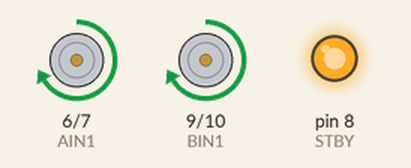
Simulated run of this sketch. Board: Arduino Uno, built with avr-gcc and run on an emulated ATmega328P. Parts: motor-driver pin pairs drawn as motors (green arrow = first pin HIGH = forward, orange = second pin HIGH = backward, longer = more drive, scaled by the enable pin, stopped while the standby pin is LOW), output pins drawn as LEDs (lit = HIGH).

Above: at 1.0 s.
At 3.0 s:
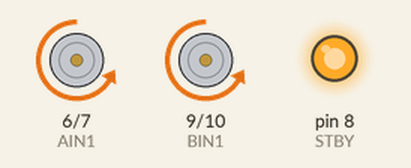
At 4.5 s:
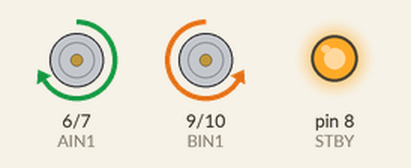
At 6.5 s:
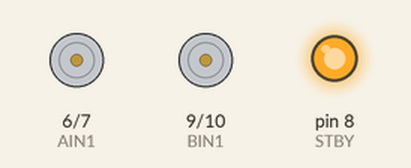
Timing chart, 0 to 9.1 s (numbered marks = the images above):
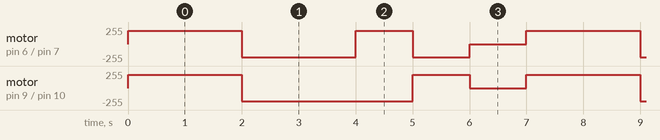

The sketch:

Motor_test_spirit5.0.ino
```cpp
// Motor Test for L298N
const int PWMA = 5;
const int AIN2 = 7;
const int AIN1 = 6;
const int STBY = 8;
const int BIN1 = 9;
const int BIN2 = 10;
const int PWMB = 11;

void setup() {
  pinMode(AIN1, OUTPUT);
  pinMode(AIN2, OUTPUT);
  pinMode(BIN1, OUTPUT);
  pinMode(BIN2, OUTPUT);
  pinMode(PWMA, OUTPUT);
  pinMode(PWMB, OUTPUT);
  pinMode(STBY, OUTPUT);

  digitalWrite(STBY, HIGH); // Enable motor driver
}

void loop() {
  // Forward
  motorA(200);
  motorB(200);
  delay(2000);

  // Backward
  motorA(-200);
  motorB(-200);
  delay(2000);

  // Turn Right
  motorA(200);
  motorB(-200);
  delay(1000);

  // Turn Left
  motorA(-200);
  motorB(200);
  delay(1000);

  // Stop
  motorA(0);
  motorB(0);
  delay(1000);
}

void motorA(int speed) {
  if (speed >= 0) {
    digitalWrite(AIN1, HIGH);
    digitalWrite(AIN2, LOW);
  } else {
    digitalWrite(AIN1, LOW);
    digitalWrite(AIN2, HIGH);
    speed = -speed;
  }
  analogWrite(PWMA, constrain(speed, 0, 255));
}

void motorB(int speed) {
  if (speed >= 0) {
    digitalWrite(BIN1, HIGH);
    digitalWrite(BIN2, LOW);
  } else {
    digitalWrite(BIN1, LOW);
    digitalWrite(BIN2, HIGH);
    speed = -speed;
  }
  analogWrite(PWMB, constrain(speed, 0, 255));
}
```

Measured:
- by itself, motor on pin 9 (BIN1) / pin 10 (BIN2): repeats every 7.0 s: backward 200/255 3.0 s, forward 200/255 1.0 s, stopped 1.0 s, forward 200/255 2.0 s
- by itself, motor on pin 6 (AIN1) / pin 7 (AIN2): repeats every 7.0 s: backward 200/255 2.0 s, forward 200/255 1.0 s, backward 200/255 1.0 s, stopped 1.0 s, forward 200/255 2.0 s
